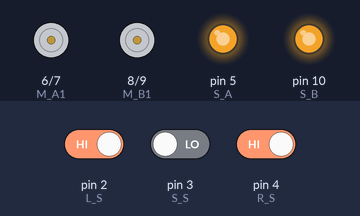
Recording of a sketch running on a simulated Arduino Uno, built with avr-gcc and run on an emulated ATmega328P. Parts: motor-driver pin pairs drawn as motors (green arrow = first pin HIGH = forward, orange = second pin HIGH = backward, longer = more drive), output pins drawn as LEDs (lit = HIGH). The test bench sets the inputs (shaded band); at power-on: pin 2 (L_S) HIGH, pin 3 (S_S) LOW, pin 4 (R_S) HIGH.

Above: at 1.4 s.
1.5 s: pin 2 (L_S) driven LOW
At 2.6 s:
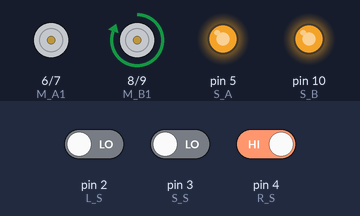
3.0 s: pin 3 (S_S) driven HIGH
At 3.8 s:
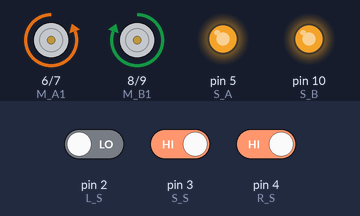
4.5 s: pin 4 (R_S) driven LOW
At 4.9 s:
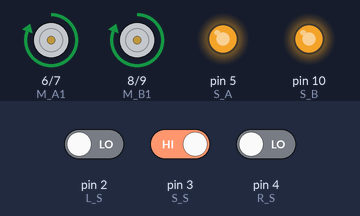
6.0 s: pin 2 (L_S) driven HIGH
At 7.2 s:
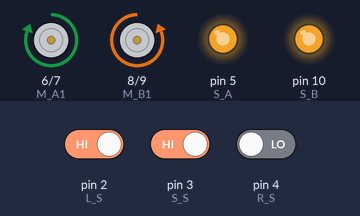
7.5 s: pin 3 (S_S) driven LOW
At 8.4 s:
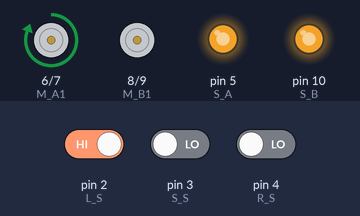
Timing chart, 0 to 10.0 s (numbered marks = the images above; inputs shaded):
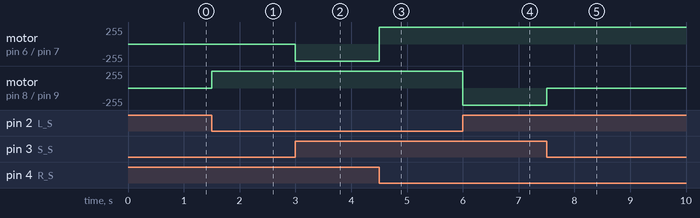

Measured:
- after the input at 1.5 s, motor on pin 8 (M_B1) / pin 9 (M_B2): stopped → forward 255/255 at once
- after the input at 3.0 s, motor on pin 6 (M_A1) / pin 7 (M_A2): stopped → backward 255/255 at once
- after the input at 4.5 s, motor on pin 6 (M_A1) / pin 7 (M_A2): backward 255/255 → forward 255/255 at once
- after the input at 6.0 s, motor on pin 8 (M_B1) / pin 9 (M_B2): forward 255/255 → backward 255/255 at once
- after the input at 7.5 s, motor on pin 8 (M_B1) / pin 9 (M_B2): backward 255/255 → stopped at once

The sketch:

line-following-without-PID.ino
```cpp
int S_A = 5;  //speed motor a
int M_A1 = 6; //motor a = +
int M_A2 = 7; //motor a = -
int M_B1 = 8; //motor b = -
int M_B2 = 9; //motor b = +
int S_B = 10;  //speed motor b
int R_S = 4; //sincer R
int S_S = 3; //sincer S
int L_S = 2; //sincer L

void setup()
{
pinMode(M_B1, OUTPUT);
pinMode(M_B2, OUTPUT);
pinMode(M_A1, OUTPUT);
pinMode(M_A2, OUTPUT);
pinMode(S_B, OUTPUT);
pinMode(S_A, OUTPUT);
pinMode(L_S, INPUT);
pinMode(S_S, INPUT);
pinMode(R_S, INPUT);
analogWrite(S_A, 230);
analogWrite(S_B, 230);
delay(200);
}
void loop()
{
if ((digitalRead(L_S) == 0)&&(digitalRead(S_S) ==1)&&(digitalRead(R_S) == 0)){forword();}
if ((digitalRead(L_S) == 1)&&(digitalRead(S_S) == 1)&&(digitalRead(R_S) == 0)){SturnLeft();}
if ((digitalRead(L_S) == 1)&&(digitalRead(S_S) ==0)&&(digitalRead(R_S) == 0)) {turnLeft();}
if ((digitalRead(L_S) ==0)&&(digitalRead(S_S) == 1)&&(digitalRead(R_S) == 1)){SturnRight();}
if ((digitalRead(L_S) == 0)&&(digitalRead(S_S) == 0)&&(digitalRead(R_S) == 1)){turnRight();}
if ((digitalRead(L_S) == 1)&&(digitalRead(S_S) == 1)&&(digitalRead(R_S) == 1)){Stop();}
}
void forword(){
digitalWrite(M_A1, HIGH);
digitalWrite(M_A2, LOW);
digitalWrite(M_B1, HIGH);
digitalWrite(M_B2, LOW);
}
void SturnRight(){
digitalWrite(M_A1, LOW);
digitalWrite(M_A2, HIGH);
digitalWrite(M_B1, HIGH);
digitalWrite(M_B2, LOW);
}
void turnRight(){
digitalWrite(M_A1, LOW);
digitalWrite(M_A2, LOW);
digitalWrite(M_B1, HIGH);
digitalWrite(M_B2, LOW);
}
void SturnLeft(){
digitalWrite(M_A1, HIGH);
digitalWrite(M_A2, LOW);
digitalWrite(M_B1, LOW);
digitalWrite(M_B2, HIGH);
}
void turnLeft(){
digitalWrite(M_A1, HIGH);
digitalWrite(M_A2, LOW);
digitalWrite(M_B1, LOW);
digitalWrite(M_B2, LOW);
}
void Stop(){
digitalWrite(M_A1, LOW);
digitalWrite(M_A2, LOW);
digitalWrite(M_B1, LOW);
digitalWrite(M_B2, LOW);
}
```
